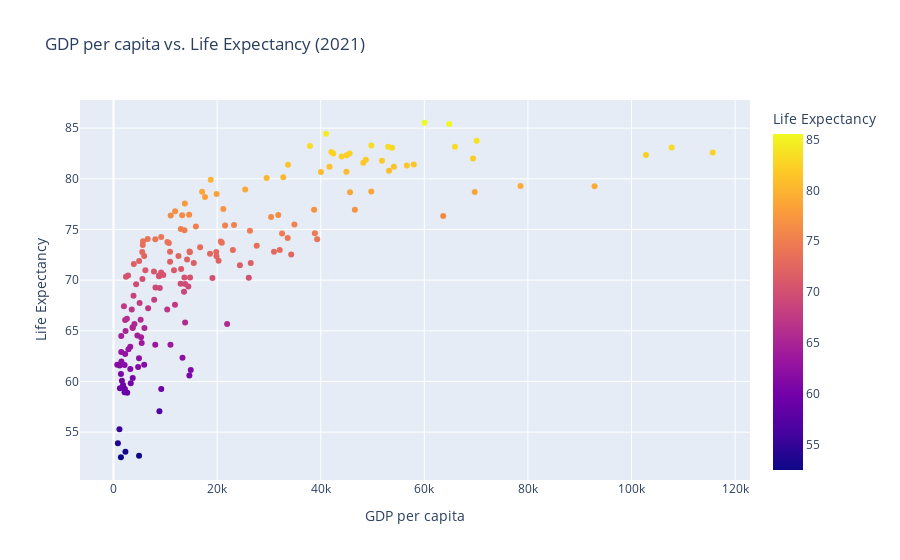

Notebook code cell kept with this figure:
### Markdown cell above
##### Plotly used below for practice

### Code cell
fig = (
    px.scatter(gdp_le_2021,
               x="GDP_Per_Capita",
               y="Life Expectancy",
               title='GDP per capita vs. Life Expectancy (2021)',
               color='Life Expectancy')
    .update_layout(xaxis_title="GDP per capita")
)
fig
# how to add country labels to values?

### Figure 1 — Plotly figure (JSON) as saved in the notebook; plotly's stock layout.template omitted (floating-point values rounded to 4 significant figures; data arrays with more than 128 entries replaced by an {"elided": "..."} marker saying what was removed)
{"data": [{"hovertemplate": "GDP_Per_Capita=%{x}<br>Life Expectancy=%{marker.color}<extra></extra>", "legendgroup": "", "marker": {"color": {"elided": "173 float values"}, "coloraxis": "coloraxis", "symbol": "circle"}, "mode": "markers", "name": "", "orientation": "v", "showlegend": false, "type": "scatter", "x": {"elided": "173 float values"}, "xaxis": "x", "y": {"elided": "173 float values"}, "yaxis": "y"}], "layout": {"coloraxis": {"colorbar": {"title": {"text": "Life Expectancy"}}, "colorscale": [[0, "#0d0887"], [0.1111, "#46039f"], [0.2222, "#7201a8"], [0.3333, "#9c179e"], [0.4444, "#bd3786"], [0.5556, "#d8576b"], [0.6667, "#ed7953"], [0.7778, "#fb9f3a"], [0.8889, "#fdca26"], [1, "#f0f921"]]}, "legend": {"tracegroupgap": 0}, "title": {"text": "GDP per capita vs. Life Expectancy (2021)"}, "xaxis": {"anchor": "y", "domain": [0, 1], "title": {"text": "GDP per capita"}}, "yaxis": {"anchor": "x", "domain": [0, 1], "title": {"text": "Life Expectancy"}}}}
